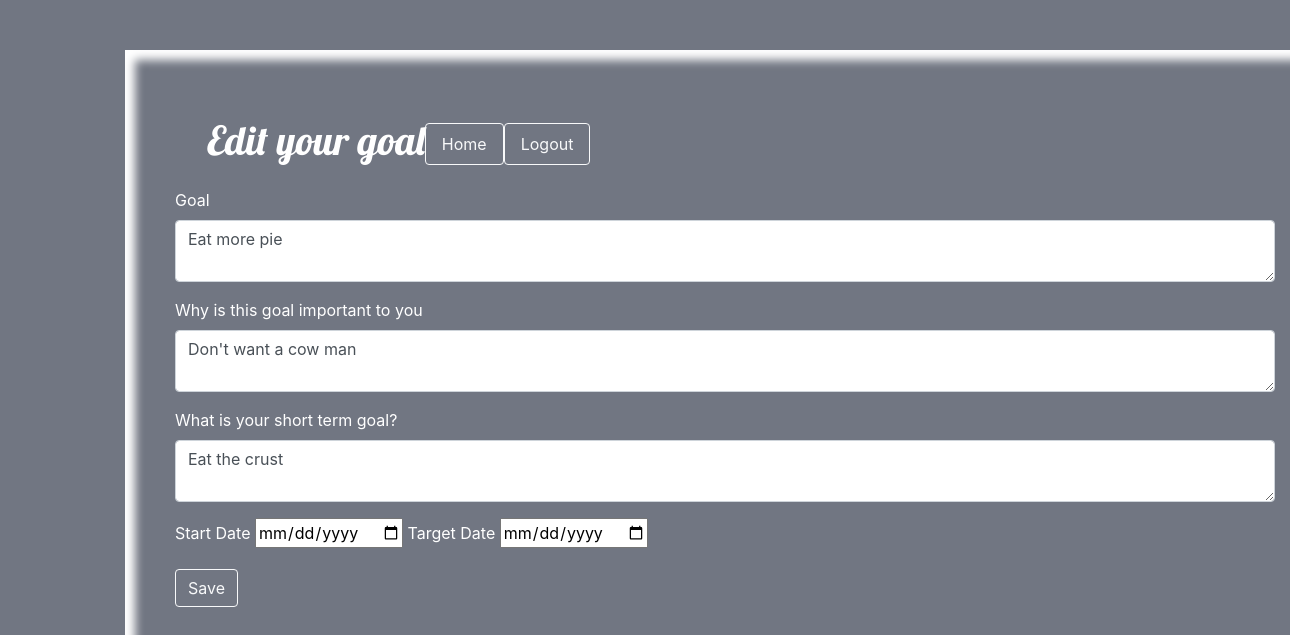
Screenshot of /1/editgoal (signed in) with the database file from the repository.
### goal_app/models.py (models this page shows, shortened)
class Goal(models.Model):
    goal = models.CharField(max_length=255)
    desc= models.CharField(max_length=255)
    short_term= models.CharField(max_length=255)
    start_date=models.DateField(auto_now=False, default='null')
    target_date=models.DateField(auto_now=False, default='null')
    tasks = models.ManyToManyField(User, related_name="tasks_for_goal")
    added_by = models.ForeignKey(User, related_name="users_goal",on_delete=models.CASCADE,null= True)
    created_at = models.DateTimeField(auto_now_add=True)
    updated_at = models.DateTimeField(auto_now=True)
    objects= GoalManager()

### goal_app/views.py (the view)
# urls.py: path('<int:goal_id>/editgoal',views.editgoal),
def editgoal(request, goal_id):
    this_goal = Goal.objects.get(id=goal_id)
    context = {
        'current_user': User.objects.get(id=request.session['user_id']),
        'goal': this_goal
    }
    return render(request, "edit.html", context)

### goal_app/templates/edit.html (shortened to what this page needs)
{% load bootstrap4 %}
<!DOCTYPE html>
<html lang="en">
<head>
    <link rel="stylesheet" href="https://stackpath.bootstrapcdn.com/bootstrap/4.5.2/css/bootstrap.min.css"
>
    {% load static %}
    <link rel="stylesheet" href="{% static 'css/style.css' %}">
</head>
<body>
    <div class="container">
    <div class="container-fluid">
        <div class="navbar text-center  ">
            <nav class="navbar">
                <h1 id="title">Edit your goal </h1>
                <a class="nav-link btn btn-outline-light" href="/homepage">Home </a>
                <a class="nav-link btn btn-outline-light" href="/logout">Logout</a>
            </nav>
        </div>
    <form action="/{{goal.id}}/update" method="POST">
        <div class=" form-group">
            <label for="goal">Goal</label>
            <textarea name="goal" cols="50" rows="2" class="form-control" value="">{{ goal.goal }}</textarea>
        </div>
        <div class=" form-group">
            <label for="why">Why is this goal important to you</label>
            <textarea name="why" cols="50" rows="2" class="form-control" value="">{{ goal.desc }}</textarea>
        </div>
        <div class=" form-group">
            <label for="short">What is your short term goal?</label>
            <textarea name="short" cols="50" rows="2" class="form-control" value="">{{ goal.short_term }}</textarea>
        </div>
        <div class=" form-group">
            <label for="starttime">Start Date</label>
            <input type="date" name="starttime" id="" value="{{goal.start_date}}"required>
            <label for="target_date">Target Date</label>
            <input type="date" name="target_date" id=""  required>
        </div>
        <div class=" form-group">
            <button class="btn btn-outline-light">Save</button>
        </form>
        </div>
    </div>
</body>

### goal_app/static/css/style.css (style rules this page uses)
body { background-color:#717682; color: white; background-image: url(../css/img/background3.jpg); background-size: cover; }
.container-fluid { box-shadow: inset 0 0 10px 10px #ffffff; padding:50px;width: 1200px; }
.container { padding: 50px; }
#title { font-family: 'Lobster', cursive; color: #FFFFFF; }

### rows the page displays
Goal: goal "Eat more pie", why "Don't want a cow man", short "Eat the crust"
